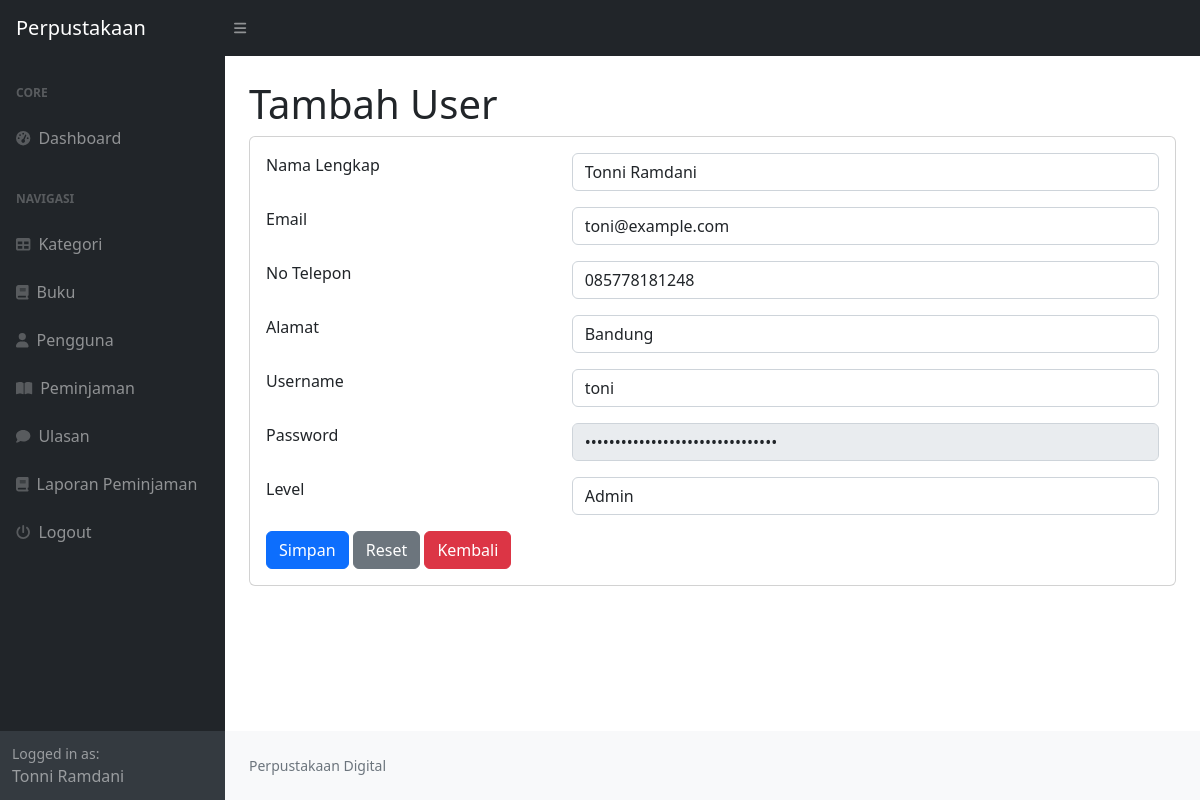
Before: /index.php?page=user_ubah&&id=1 (signed in) with the older database file.
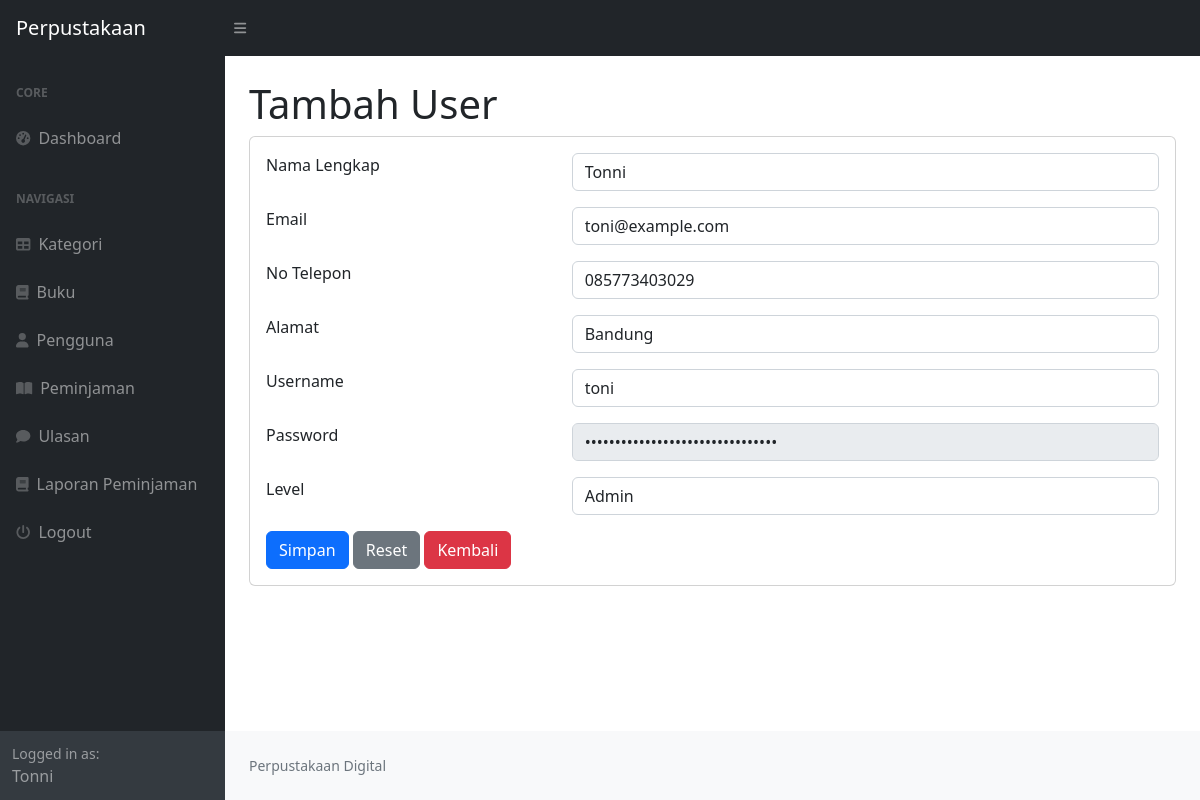
After: the same page with the newer database file.
### tables this page shows
CREATE TABLE `user` (
  `id_user` int NOT NULL,
  `nama` varchar(255) DEFAULT NULL,
  `username` varchar(255) DEFAULT NULL,
  `password` varchar(255) DEFAULT NULL,
  `email` varchar(255) DEFAULT NULL,
  `alamat` text,
  `no_telepon` varchar(255) DEFAULT NULL,
  `level` enum('admin','peminjam') DEFAULT NULL
);

### user_ubah.php (the view, shortened to what the changed rows need)
<h1 class="mt-4">Tambah User</h1>
<div class="card">
    <div class="card-body">
        <div class="row">
            <div class="col-md-12">
                <?php
                 $id = $_GET['id'];
                $query = mysqli_query($koneksi, "SELECT * FROM user where id_user=$id");
                $data = mysqli_fetch_array($query);
                ?>
                <form method="post">
                    <div class="row mb-3">
                        <div class="col-md-4">Nama Lengkap</div>
                        <div class="col-md-8">
                            <input type="text" name="nama_lengkap" class="form-control" value="<?php echo $data['nama']?>" required>
                        </div>
                    </div>
                    <div class="row mb-3">
                        <div class="col-md-4">Email</div>
                        <div class="col-md-8">
                            <input type="text" name="email" class="form-control" value="<?php echo $data['email']?>" required>
                        </div>
                    </div>
                    <div class="row mb-3">
                        <div class="col-md-4">No Telepon</div>
                        <div class="col-md-8">
                            <input type="number" name="no_telepon" class="form-control" value="<?php echo $data['no_telepon']?>" required>
                        </div>
                    </div>
                    <div class="row mb-3">
                        <div class="col-md-4">Alamat</div>
                        <div class="col-md-8">
                            <input type="text" name="alamat" class="form-control" value="<?php echo $data['alamat']?>" required>
                        </div>
                    </div>
                    <div class="row mb-3">
                        <div class="col-md-4">Username</div>
                        <div class="col-md-8">
                            <input type="text" name="username" rows="5" class="form-control" value="<?php echo $data['username']?>" required>
                        </div>
                    </div>
                    <div class="row mb-3">
                        <div class="col-md-4">Password</div>
                        <div class="col-md-8">
                            <input type="password" name="password" rows="5" class="form-control" value="<?php echo $data['password']?>" disabled>
                        </div>
                    </div>
                    <div class="row mb-3">
                        <div class="col-md-4">Level</div>
                        <div class="col-md-8">
                            <select name="level" id="level" class="form-control" required>
                                <option value="admin" <?php echo ($data['level'] === 'admin') ? 'selected' : ''; ?>>Admin</option>
                            </select>
                        </div>
                    </div>
                    <div class="row">
                        <div class="cold-md-8">
                            <button type="submit" class="btn btn-primary" name="submit" value="submit">Simpan</button>
                            <button type="reset" class="btn btn-secondary">Reset</button>
                            <a href="?page-kategori" class="btn btn-danger">Kembali</a>
                        </div>
                    </div>
                </form>
            </div>
        </div>
    </div>
</div>

### index.php (shortened to what the changed rows need)
<!DOCTYPE html>
<html lang="en">
<head>
    <link href="https://cdn.jsdelivr.net/npm/simple-datatables@7.1.2/dist/style.min.css" rel="stylesheet" />
    <link href="css/styles.css" rel="stylesheet" />
</head>
<body class="sb-nav-fixed">
    <div id="layoutSidenav">
        <div id="layoutSidenav_nav">
            <nav class="sb-sidenav accordion sb-sidenav-dark" id="sidenavAccordion">
                <div class="sb-sidenav-menu">
                    <div class="nav">
                    </div>
                </div>
                <div class="sb-sidenav-footer">
                    <div class="small">Logged in as:</div>
                    <?php
                    echo $_SESSION['user']['nama'];
                    ?>
                </div>
            </nav>
        </div>
        <div id="layoutSidenav_content">
            <main>
                <div class="container-fluid px-4">
                    <?php
                    $page = isset($_GET['page']) ? $_GET['page'] : 'home';
                    if (file_exists($page . ".php")) {
                        include $page . ".php";
                    } else {
                        include "404.php";
                    }
                    ?>
                </div>
            </main>
        </div>
    </div>
</body>
</html>

Changed rows visible on the page:
changed user "toni@example.com": nama_lengkap "Tonni Ramdani" → "Tonni"; no_telepon "085778181248" → "085773403029"
Other visible differences:
$_SESSION['user']['nama']: "Tonni Ramdani" → "Tonni"
